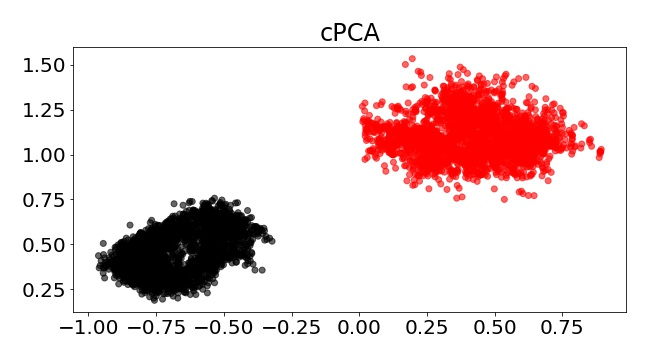
#> input picture experiments/IMU.jpg, 648 x 360 px
$ python -i utils.py   (imports and definitions only)   (older library calls are emulated)
#> lines starting #> are read from the running program, lines starting #| are printed output that depends on the picture
#> further down, picture is the input picture: PIL image 648x360 RGB; mean R, G, B 238.2, 221.2, 221.1
from copy import deepcopy
import numpy as np, matplotlib.pyplot as plt
from sklearn import cluster
from PIL import Image,ImageOps

def resize_and_crop(img, size=(100,100), crop_type='middle'):
    # If height is higher we resize vertically, if not we resize horizontally
    # Get current and desired ratio for the images
#> called with size = (100, 100), crop_type = 'middle'
    img_ratio = img.size[0] / float(img.size[1])
#> img_ratio = 1.8
    ratio = size[0] / float(size[1])
    # The image is scaled/cropped vertically or horizontally
    # depending on the ratio
    if ratio > img_ratio:
        img = img.resize((
            size[0],
            int(round(size[0] * img.size[1] / img.size[0]))),
            Image.ANTIALIAS)
        # Crop in the top, middle or bottom
        if crop_type == 'top':
            box = (0, 0, img.size[0], size[1])
        elif crop_type == 'middle':
            box = (
                0,
                int(round((img.size[1] - size[1]) / 2)),
                img.size[0],
                int(round((img.size[1] + size[1]) / 2)))
        elif crop_type == 'bottom':
            box = (0, img.size[1] - size[1], img.size[0], img.size[1])
        else:
            raise ValueError('ERROR: invalid value for crop_type')
        img = img.crop(box)
    elif ratio < img_ratio:
        img = img.resize((
            int(round(size[1] * img.size[0] / img.size[1])),
            size[1]),
            Image.ANTIALIAS)
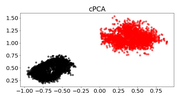
#> img: PIL image 180x100 RGB; mean R, G, B 237.7, 220.5, 220.5
        # Crop in the top, middle or bottom
        if crop_type == 'top':
            box = (0, 0, size[0], img.size[1])
        elif crop_type == 'middle':
            box = (
                int(round((img.size[0] - size[0]) / 2)),
                0,
                int(round((img.size[0] + size[0]) / 2)),
                img.size[1])
#> box = (40, 0, 140, 100)
        elif crop_type == 'bottom':
            box = (
                img.size[0] - size[0],
                0,
                img.size[0],
                img.size[1])
        else:
            raise ValueError('ERROR: invalid value for crop_type')
        img = img.crop(box)
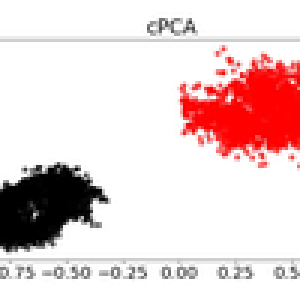
#> img: PIL image 100x100 RGB (shown 3 times larger); mean R, G, B 233, 211.3, 211.2
    else:
        img = img.resize((
            size[0],
            size[1]),
            Image.ANTIALIAS)
    # If the scale is the same, we do not need to crop
    return img

class Dataset(object):
    # Returns data
    def get_data(self):
        return self.data
    # Returns the background data
    def get_bg(self):
        return self.bg
    # Returns the active data
    def get_active(self):
        return self.active
    # Returns the active labels
    def get_active_labels(self):
        return self.active_labels
    # Returns the pca directions for the active set
    def get_pca_directions(self):
        return self.pca_directions
    # Returns the active set projected in the pca directions
    def get_active_pca_projected(self):
        return self.active_pca
    def get_affinity_matrix(self):
        return self.affinity_matrix

    # A helper method to standardize arrays
    def standardize(self, array):
        standardized_array = (array-np.mean(array, axis=0)) / np.std(array, axis=0)
        return np.nan_to_num(standardized_array)

    """
    Initialization performs the following operations
    1) Centering the active, background seperately
    2) Standardize if to_standardize is specified as True
    3) Calculate the covariance_matrices
    """
    # [25 lines left out: function __init__, not called in this run]

        #self.cpca = PCA()
        #self.cpca.fit_transform(foreground=self.active, background=self.bg)

    """
    Perfomes plain vanilla pca on the active dataset (TO DO: write the same code for background )
    Not a part of init because this might be time consuming
    """
    # [18 lines left out: function pca_active, not called in this run]

    """
    Returns active and bg dataset projected in the cpca direction, as well as the top c_cpca eigenvalues indices.
    If specified, it returns the top_cpca directions
    """
    # [21 lines left out: function cpca_alpha, not called in this run]

    """
    This function performs contrastive PCA using the alpha technique on the
    active and background dataset. It automatically determines n_alphas=4 important values
    of alpha up to based to the power of 10^(max_log_alpha=5) on spectral clustering
    of the top subspaces identified by cPCA.
    The final return value is the data projected into the top (n_components = 2)
    subspaces, which can be plotted outside of this function
    """
    # [8 lines left out: function automated_cpca, not called in this run]


    """
    This function performs contrastive PCA using the alpha technique on the
    active and background dataset. It returns the cPCA-reduced data for all values of alpha specified,
    both the active and background, as well as the list of alphas
    """
    # [7 lines left out: function manual_cpca, not called in this run]


    """
    This method performs spectral clustering on the affinity matrix of subspaces
    returned by contrastive pca, and returns (`=3) exemplar values of alpha
    """
    # [22 lines left out: function find_spectral_alphas, not called in this run]

    """
    This method creates the affinity matrix of subspaces returned by contrastive pca
    """
    # [26 lines left out: function create_affinity_matrix, not called in this run]


>>> from PIL import Image
>>> picture = Image.open('IMU.jpg')
>>> result = resize_and_crop(picture)
